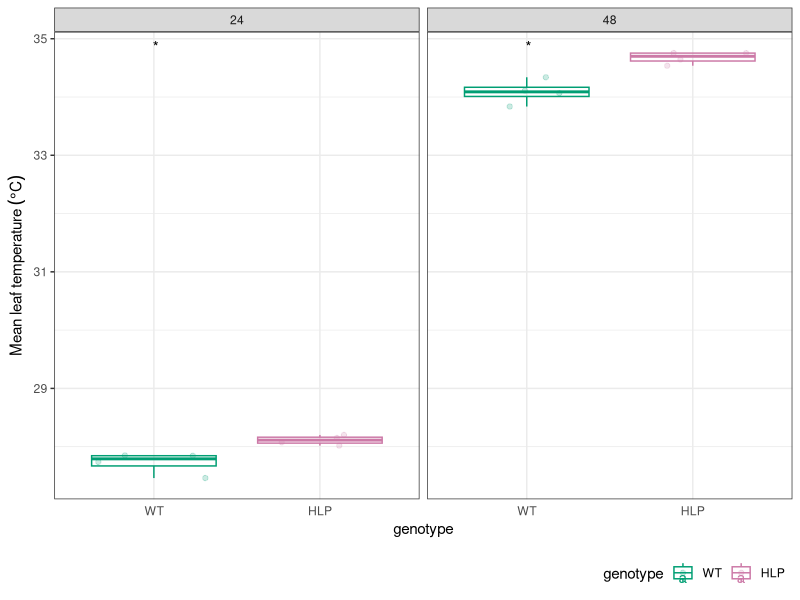
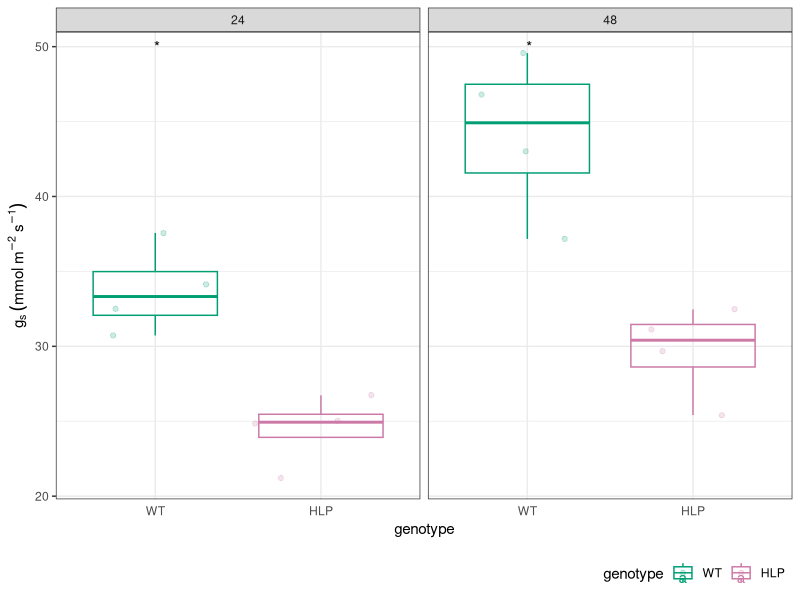

Here is the R script that generated these plots, in order: (Note: this script raises an error after producing the figures.)
## ---- chunk 1
library(ggplot2)
library(reshape2)
library(scales)
library(vegan)
library(lubridate)
library(tidyverse)
library(dplyr)

library(MASS)
library(stringr)
library(forcats)
library(broom)
library(writexl)
library(readxl)
library(lsmeans)
library(ggridges)
library(svglite)


library(ggpubr)
library(ggfortify)
library(data.table)
library(emmeans)
library(multcomp)
library(multcompView)

## ---- chunk 2
#import the file. Make sure it's in the same folder as this file. 
gswtemp_10102022  <- read_xlsx("2022-10-10-km-temp.xlsx", sheet = "for_r")


#take a look at what you imported
head(gswtemp_10102022)

#fix the variables as factors
gswtemp_10102022$genotype <- as.factor(gswtemp_10102022$genotype)
gswtemp_10102022$treatment <- as.factor(gswtemp_10102022$treatment)
gswtemp_10102022$time_mins_factor <- as.factor(gswtemp_10102022$time_mins)

gswtemp_10102022 <- gswtemp_10102022 %>%
  filter(time_mins_factor != "49")

gswtemp_10102022$genotype <- factor(gswtemp_10102022$genotype, levels = c("WT","HLP"))

colorscheme <- c("#009E73","#CC79A7", "#E69F00",  
          "#F0E442", "#0072B2", "#D55E00")
## ---- chunk 3
gswtemp_v2 <- gswtemp_10102022 %>%
  filter(time_mins_factor == "24" |time_mins_factor == "48"  )
head(gswtemp_v2)


gswtemp_v3 <-gswtemp_v2   %>%
  dplyr::select(.,genotype, replicate, time_mins_factor, A, gsw, TleafEB) %>%
  pivot_wider(
    names_from = time_mins_factor,
    values_from = c(A, gsw, TleafEB)
  )%>%
  mutate(diff_gsw = gsw_48-gsw_24)

head(gswtemp_v3)
## ---- chunk 4
temp1 <- ggplot(gswtemp_v2, aes(x = genotype, y = TleafEB, color = genotype)) +
  geom_jitter(alpha=0.2) +
  geom_boxplot(alpha = 0) +
  theme_bw() +
  labs(y =   expression(Mean~leaf~temperature~(degree*C))) +
  facet_grid( ~ time_mins_factor)  +
  theme(text = element_text(size = 11), axis.ticks.x = element_blank(), legend.key = element_blank()) + 
  #scale_fill_manual(values=c( "#619CFF", "#F8766D")) + 
  scale_color_manual(values=colorscheme) +
  theme(legend.justification=c(1,0), legend.position = "bottom") +
  stat_compare_means(label = "p.signif")
  #scale_y_continuous(labels = function(x) format(x, scientific = FALSE)) 
temp1


#ggsave(filename = "licor_temp.svg", plot=temp1, width=84, height=100, units = c("mm"))

## ---- chunk 5
gsw_plot1 <- ggplot(gswtemp_v2, aes(x = genotype, y = gsw*100, color = genotype)) +
  geom_jitter(alpha=0.2) +
  geom_boxplot(alpha = 0) +
  theme_bw() +
  labs(y =  expression(g[s]~(mmol~m^{-2}~s^{-1}))) +
  facet_grid( ~ time_mins_factor)  +
  theme(text = element_text(size = 11), axis.ticks.x = element_blank(), legend.key = element_blank()) + 
  #scale_fill_manual(values=c( "#619CFF", "#F8766D")) + 
  scale_color_manual(values=colorscheme) +
  theme(legend.justification=c(1,0), legend.position = "bottom") +
  stat_compare_means(label = "p.signif")
  #scale_y_continuous(labels = function(x) format(x, scientific = FALSE)) 
gsw_plot1


#ggsave(filename = "licor_gsw.svg", plot=gsw_plot1, width=84, height=100, units = c("mm"))

## ---- chunk 6
head(gswtemp_v2)

gswtemp_v3 <- gswtemp_v2 %>%
  dplyr::select(.,time_mins_factor, genotype, replicate, gsw) %>%
  mutate(gsw = gsw*100) %>%
  pivot_wider(names_from = time_mins_factor, values_from = gsw) %>%
  rename("control" = 3, "heat" = 4) %>%
  mutate(percent_increase = (heat-control)/control*100)

summary_gsw <- gswtemp_v3 %>%
  group_by(genotype) %>%
  summarize(mean_percent = mean(percent_increase), SE = sd(percent_increase)/sqrt(4))

head(summary_gsw)
  
head(gswtemp_v3)

full_model_change = lm(percent_increase ~ genotype, gswtemp_v3)
summary(full_model_change)
anova(full_model_change)


#using the model, compare each TREATMENT to each other, for each specific genotype and time
paired_var = lsmeans(full_model_change, pairwise ~ genotype)$contrasts
paired_var
## ---- chunk 7
gsw_plot2 <- ggplot(gswtemp_v3, aes(x = genotype, y = diff_gsw*100, color = genotype)) +
  geom_jitter(alpha=0.2) +
  geom_boxplot(alpha = 0) +
  theme_bw() +
  labs(y =  expression(Difference~of~g[s]~(mmol~m^{-2}~s^{-1}))) +
  #facet_grid( ~ time_mins_factor)  +
  theme(text = element_text(size = 11), axis.ticks.x = element_blank(), legend.key = element_blank()) + 
  #scale_fill_manual(values=c( "#619CFF", "#F8766D")) + 
  scale_color_manual(values=colorscheme) +
  theme(legend.justification=c(1,0), legend.position = "bottom") +
  stat_compare_means(label = "p.signif")
  #scale_y_continuous(labels = function(x) format(x, scientific = FALSE)) 
gsw_plot2


#ggsave(filename = "licor_gsw_diff.svg", plot=gsw_plot2, width=84, height=100, units = c("mm"))

## ---- chunk 8
head(gswtemp_10102022)

A_plot <- gswtemp_10102022 %>%
  filter(time_mins != "49") %>%
  group_by(genotype, treatment, time_mins)  %>%
  summarise(mean = mean(A), se = sd(A)/sqrt(3))  %>%
  ggplot(aes(x = time_mins, y = mean, color = genotype, linetype = treatment, group = interaction(genotype,treatment))) +
  geom_line() +
  geom_ribbon(aes(ymin=mean - se, ymax = mean + se, fill = genotype), alpha=0.1, linetype = "blank") +
  theme_bw() +
    scale_color_manual(values=colorscheme) +
    scale_fill_manual(values=colorscheme) +
  labs(y = "A", x = "Time (mins)") +
  theme(text = element_text(size = 10), legend.key = element_blank()) + 
  scale_y_continuous(labels = function(x) format(x, scientific = FALSE),  sec.axis = sec_axis(~.*coeff, name="Tair")) + 
  theme(legend.position="bottom")
A_plot

## ---- chunk 9
head(gswtemp_10102022)

A_plot <- gswtemp_10102022 %>%
  filter(time_mins != "49") %>%
  group_by(genotype, treatment, time_mins)  %>%
  summarise(mean = mean(gsw), se = sd(gsw)/sqrt(3))  %>%
  ggplot(aes(x = time_mins, y = mean, color = genotype, linetype = treatment, group = interaction(genotype,treatment))) +
  geom_line() +
  geom_ribbon(aes(ymin=mean - se, ymax = mean + se, fill = genotype), alpha=0.1, linetype = "blank") +
  theme_bw() +
    scale_color_manual(values=colorscheme) +
    scale_fill_manual(values=colorscheme) +
  labs(y =     expression(g[s]~(mmol~m^{-2}~s^{-1})) , x = "Time (mins)") +
  theme(text = element_text(size = 10), legend.key = element_blank()) + 
  scale_y_continuous(labels = function(x) format(x, scientific = FALSE)) + 
  theme(legend.position="bottom")
A_plot
